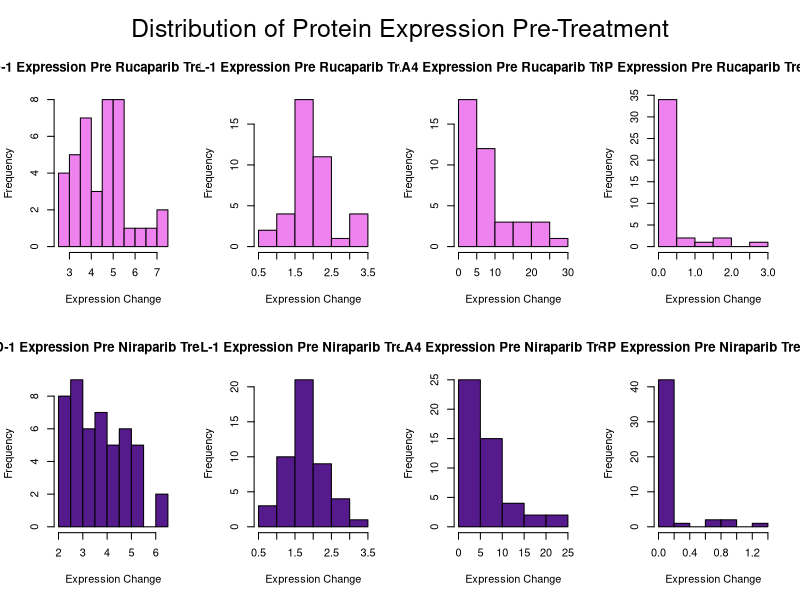
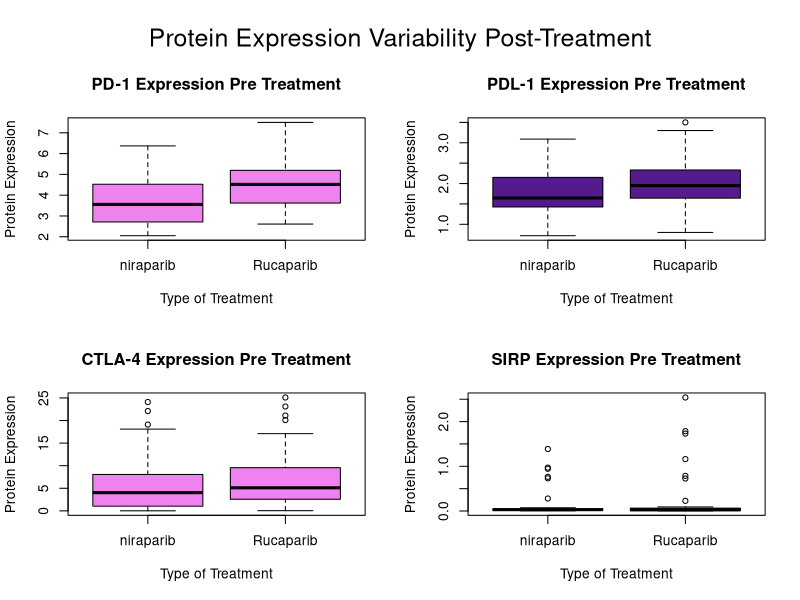
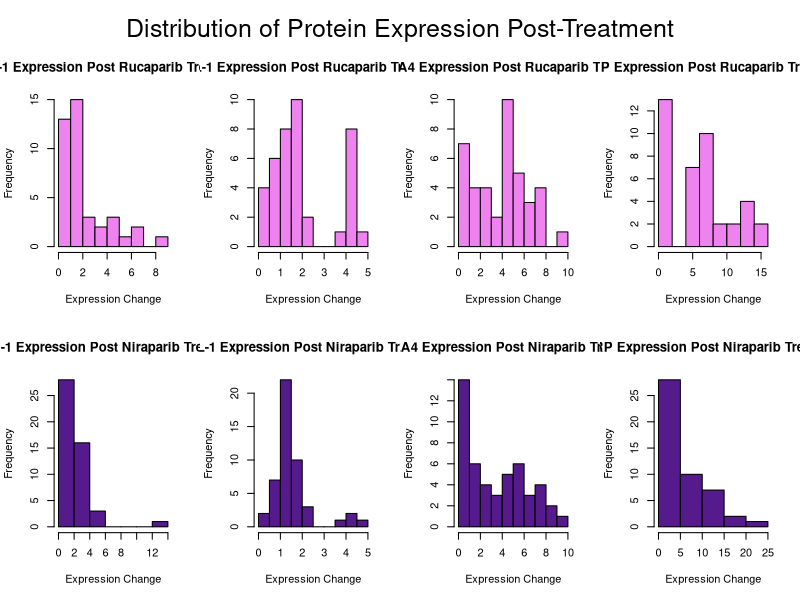
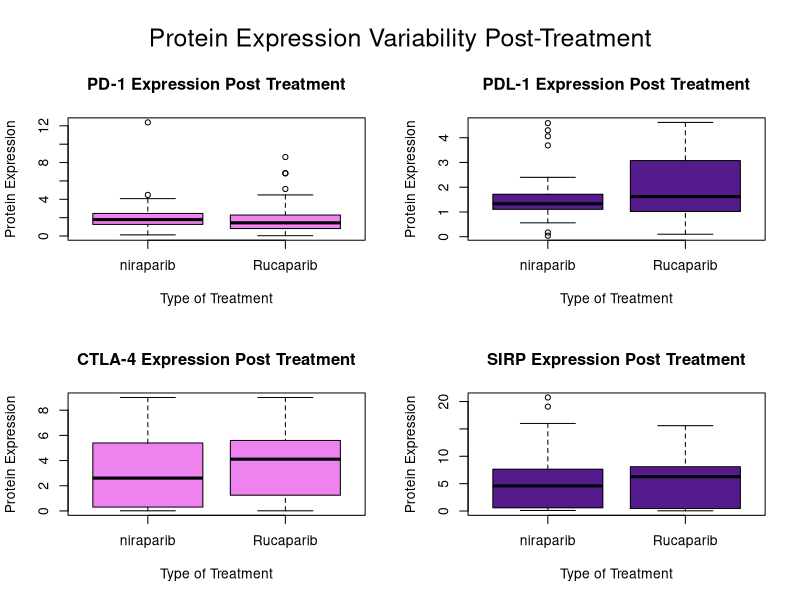

Generate these figures, in order, with R:
#loading in dataset
df<-read.csv("data/protein_data.csv") 

#inspecting dataframe
head(df) 
tail(df) 
colnames(df) 
class(df) 
dim(df)
str(df)


#histograms to visualise distribution of protein expression pre treatment
par(mfrow=c(2,4), oma=c(0,0,3,0))
hist(df$PD.1_pre[df$Treatment_Arm=="Rucaparib"], xlab="Expression Change", ylab="Frequency", main="PD-1 Expression Pre Rucaparib Treatment", col="violet")
hist(df$PD.L1_pre[df$Treatment_Arm=="Rucaparib"], xlab="Expression Change", ylab="Frequency", main="PDL-1 Expression Pre Rucaparib Treatment", col="violet")
hist(df$CTLA.4_pre[df$Treatment_Arm=="Rucaparib"], xlab="Expression Change", ylab="Frequency", main="CTLA4 Expression Pre Rucaparib Treatment", col="violet")
hist(df$SIRP_pre[df$Treatment_Arm=="Rucaparib"],xlab="Expression Change",  ylab="Frequency", main="SIRP Expression Pre Rucaparib Treatment", col="violet") 

hist(df$PD.1_pre[df$Treatment_Arm=="niraparib"], xlab="Expression Change", ylab="Frequency", main="PD-1 Expression Pre Niraparib Treatment", col="purple4")
hist(df$PD.L1_pre[df$Treatment_Arm=="niraparib"], xlab="Expression Change", ylab="Frequency", main="PDL-1 Expression Pre Niraparib Treatment", col="purple4")
hist(df$CTLA.4_pre[df$Treatment_Arm=="niraparib"], xlab="Expression Change", ylab="Frequency", main="CTLA4 Expression Pre Niraparib Treatment", col="purple4")
hist(df$SIRP_pre[df$Treatment_Arm=="niraparib"], xlab="Expression Change", ylab="Frequency", main="SIRP Expression Pre Niraparib Treatment", col="purple4") 
mtext("Distribution of Protein Expression Pre-Treatment", 
      outer = TRUE, cex = 1.5)

#boxplots to visualise spread of protein expression pre treatment
par(mfrow=c(2,2), oma=c(0,0,3,0))
boxplot(df$PD.1_pre~df$Treatment_Arm, xlab="Type of Treatment", ylab="Protein Expression", main="PD-1 Expression Pre Treatment", col="violet")
boxplot(df$PD.L1_pre~df$Treatment_Arm, xlab="Type of Treatment", ylab="Protein Expression", main="PDL-1 Expression Pre Treatment", col="purple4")
boxplot(df$CTLA.4_pre~df$Treatment_Arm, xlab="Type of Treatment", ylab="Protein Expression", main="CTLA-4 Expression Pre Treatment", col="violet")
boxplot(df$SIRP_pre~df$Treatment_Arm, xlab="Type of Treatment", ylab="Protein Expression", main="SIRP Expression Pre Treatment", col="purple4")
mtext("Protein Expression Variability Post-Treatment", 
      outer = TRUE, cex = 1.5)
#
#histograms to visualise distribution of protein expression post treatment
par(mfrow=c(2,4), oma=c(0,0,3,0))
hist(df$PD.1_post[df$Treatment_Arm=="Rucaparib"], xlab="Expression Change", ylab="Frequency", main="PD-1 Expression Post Rucaparib Treatment", col="violet")
hist(df$PD.L1_post[df$Treatment_Arm=="Rucaparib"], xlab="Expression Change", ylab="Frequency", main="PDL-1 Expression Post Rucaparib Treatment", col="violet")
hist(df$CTLA.4_post[df$Treatment_Arm=="Rucaparib"], xlab="Expression Change", ylab="Frequency", main="CTLA4 Expression Post Rucaparib Treatment", col="violet")
hist(df$SIRP_post[df$Treatment_Arm=="Rucaparib"],xlab="Expression Change",  ylab="Frequency", main="SIRP Expression Post Rucaparib Treatment", col="violet") 

hist(df$PD.1_post[df$Treatment_Arm=="niraparib"], xlab="Expression Change", ylab="Frequency", main="PD-1 Expression Post Niraparib Treatment", col="purple4")
hist(df$PD.L1_post[df$Treatment_Arm=="niraparib"], xlab="Expression Change", ylab="Frequency", main="PDL-1 Expression Post Niraparib Treatment", col="purple4")
hist(df$CTLA.4_post[df$Treatment_Arm=="niraparib"], xlab="Expression Change", ylab="Frequency", main="CTLA4 Expression Post Niraparib Treatment", col="purple4")
hist(df$SIRP_post[df$Treatment_Arm=="niraparib"], xlab="Expression Change", ylab="Frequency", main="SIRP Expression Post Niraparib Treatment", col="purple4") 
mtext("Distribution of Protein Expression Post-Treatment", 
      outer = TRUE, cex = 1.5)

#boxplots to visualise spread of protein expression post treatment
par(mfrow=c(2,2), oma=c(0,0,3,0))
boxplot(df$PD.1_post~df$Treatment_Arm, xlab="Type of Treatment", ylab="Protein Expression", main="PD-1 Expression Post Treatment", col="violet")
boxplot(df$PD.L1_post~df$Treatment_Arm, xlab="Type of Treatment", ylab="Protein Expression", main="PDL-1 Expression Post Treatment", col="purple4")
boxplot(df$CTLA.4_post~df$Treatment_Arm, xlab="Type of Treatment", ylab="Protein Expression", main="CTLA-4 Expression Post Treatment", col="violet")
boxplot(df$SIRP_post~df$Treatment_Arm, xlab="Type of Treatment", ylab="Protein Expression", main="SIRP Expression Post Treatment", col="purple4")
mtext("Protein Expression Variability Post-Treatment", 
      outer = TRUE, cex = 1.5)